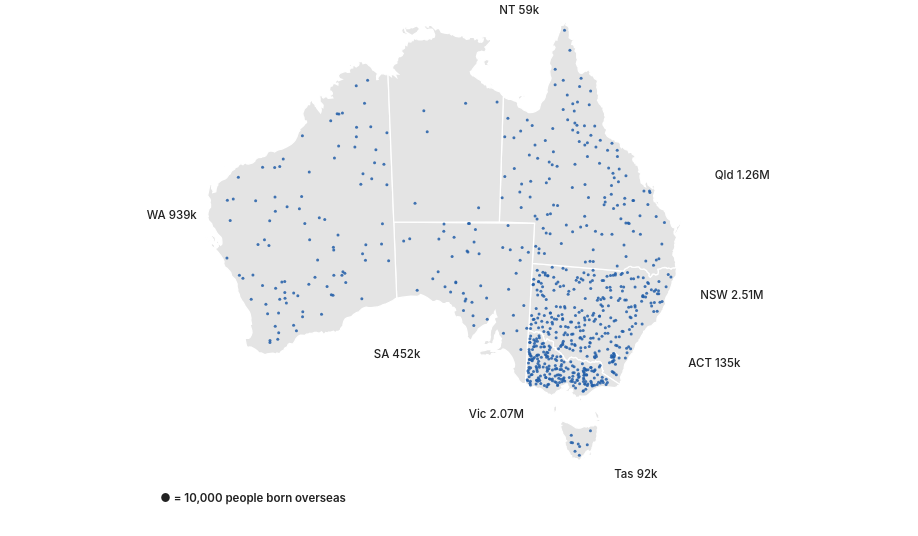

Here is the Vega-Lite specification saved for this chart:
### Vega-Lite specification from a JSON file in a GitHub repository (floating-point values rounded to 4 significant figures; data arrays with more than 128 entries replaced by an {"elided": "..."} marker saying what was removed)
{"$schema": "https://vega.github.io/schema/vega-lite/v5.json", "width": 900, "height": 520, "autosize": {"type": "pad"}, "config": {"background": null, "font": "-apple-system, BlinkMacSystemFont, Segoe UI, Helvetica, Arial, sans-serif", "padding": 4, "view": {"stroke": null}, "axis": {"labelColor": "#5c5c5c", "titleColor": "#5c5c5c", "gridColor": "#d0d0d0", "domainColor": "#d0d0d0", "tickColor": "#d0d0d0", "labelFont": "-apple-system, BlinkMacSystemFont, Segoe UI, Helvetica, Arial, sans-serif", "labelFontSize": 11, "titleFont": "-apple-system, BlinkMacSystemFont, Segoe UI, Helvetica, Arial, sans-serif", "titleFontWeight": 500}, "legend": {"labelColor": "#5c5c5c", "titleColor": "#222222", "labelFont": "-apple-system, BlinkMacSystemFont, Segoe UI, Helvetica, Arial, sans-serif", "titleFont": "-apple-system, BlinkMacSystemFont, Segoe UI, Helvetica, Arial, sans-serif", "titleFontWeight": 600, "labelFontSize": 12, "titleFontSize": 12, "symbolStrokeColor": "#ffffff"}, "text": {"color": "#222222", "font": "-apple-system, BlinkMacSystemFont, Segoe UI, Helvetica, Arial, sans-serif"}, "tooltipFormat": {"numberFormat": ",.0f"}}, "projection": {"type": "conicEqualArea", "parallels": [-18, -36], "rotate": [-134, 0]}, "params": [{"name": "per", "value": 10000, "bind": {"input": "radio", "options": [10000, 20000, 50000], "labels": ["10,000", "20,000", "50,000"], "name": "One dot = "}}, {"name": "hl", "value": "", "bind": {"input": "select", "options": ["", "Western Australia", "Victoria", "New South Wales", "Australian Capital Territory", "South Australia", "Queensland", "Northern Territory", "Tasmania"], "labels": ["All states", "Western Australia", "Victoria", "New South Wales", "Australian Capital Territory", "South Australia", "Queensland", "Northern Territory", "Tasmania"], "name": "Highlight a state "}}], "layer": [{"data": {"values": {"type": "Topology", "arcs": {"elided": "106 rows, 2810 int values in total"}, "transform": {"scale": [0.002035, 0.001652], "translate": [112.9, -43.63]}, "objects": {"states": {"type": "GeometryCollection", "geometries": [{"arcs": [[0, 1, 2, 3, 4, 5, 6, 7, 8, 9, 10, 11, 12, 13, 14, 15, 16, 17, 18, 19, 20, 21, 22, 23, 24, 25, 26, 27, 28, 29, 30, 31, 32, 33, 34, 35, 36, 37, 38, 39, 40, 41, 42, 43, 44, 45], [46]], "type": "Polygon", "properties": {"STATE_CODE": "1", "STATE_NAME": "New South Wales"}, "id": 0}, {"arcs": [[47, 48, 49, -38, 50, -36, 51, -34, 52, -32, 53, -30, 54, -28, 55, -26, 56, 57, -23, 58, -21, 59, 60, 61, -17, 62, -15, 63, -13, 64, -11, 65, -9, 66, -7, 67, -5, 68, 69, 70, -1, 71]], "type": "Polygon", "properties": {"STATE_CODE": "2", "STATE_NAME": "Victoria"}, "id": 1}, {"arcs": [[[-45, 72, -43, 73, -41, 74, 75, 76, 77]], [[78]], [[79]], [[80]], [[81]], [[82]]], "type": "MultiPolygon", "properties": {"STATE_CODE": "3", "STATE_NAME": "Queensland"}, "id": 2}, {"arcs": [[[83, 84, -48, 85]], [[86]]], "type": "MultiPolygon", "properties": {"STATE_CODE": "4", "STATE_NAME": "South Australia"}, "id": 3}, {"arcs": [[[87, 88]], [[89]], [[90]], [[91]]], "type": "MultiPolygon", "properties": {"STATE_CODE": "5", "STATE_NAME": "Western Australia"}, "id": 4}, {"arcs": [[[92]], [[93]], [[94]], [[95]], [[96]], [[97]]], "type": "MultiPolygon", "properties": {"STATE_CODE": "6", "STATE_NAME": "Tasmania"}, "id": 5}, {"arcs": [[[-77, 98, 99]], [[100]], [[101]], [[102]], [[103]], [[104]], [[105]]], "type": "MultiPolygon", "properties": {"STATE_CODE": "7", "STATE_NAME": "Northern Territory"}, "id": 6}, {"arcs": [[-47]], "type": "Polygon", "properties": {"STATE_CODE": "8", "STATE_NAME": "Australian Capital Territory"}, "id": 7}]}}}, "format": {"type": "topojson", "feature": "states"}}, "mark": {"type": "geoshape", "fill": "#e4e4e4", "stroke": "#ffffff", "strokeWidth": 1.25, "cursor": "pointer"}, "transform": [{"lookup": "properties.STATE_NAME", "from": {"data": {"values": [{"s_name": "Western Australia", "s_share": 34.1, "s_growth": 5.5, "s_os": 938900, "s_pop": 2749370, "s_top": "England", "s_topn": 211730}, {"s_name": "Victoria", "s_share": 31.7, "s_growth": 7.2, "s_os": 2072570, "s_pop": 6547820, "s_top": "India", "s_topn": 272250}, {"s_name": "New South Wales", "s_share": 31, "s_growth": 6.2, "s_os": 2510260, "s_pop": 8097060, "s_top": "China", "s_topn": 261330}, {"s_name": "Australian Capital Territory", "s_share": 29.8, "s_growth": 6.9, "s_os": 134900, "s_pop": 452510, "s_top": "India", "s_topn": 17510}, {"s_name": "South Australia", "s_share": 25.1, "s_growth": 3.9, "s_os": 452410, "s_pop": 1802600, "s_top": "England", "s_topn": 98770}, {"s_name": "Queensland", "s_share": 24.2, "s_growth": 6.2, "s_os": 1263640, "s_pop": 5215810, "s_top": "New Zealand", "s_topn": 229920}, {"s_name": "Northern Territory", "s_share": 23.9, "s_growth": 7.8, "s_os": 59240, "s_pop": 248150, "s_top": "Philippines", "s_topn": 7320}, {"s_name": "Tasmania", "s_share": 16.3, "s_growth": 5.5, "s_os": 92320, "s_pop": 567240, "s_top": "England", "s_topn": 20420}]}, "key": "s_name", "fields": ["s_name", "s_share", "s_growth", "s_os", "s_pop", "s_top", "s_topn"]}}], "params": [{"name": "hov19", "select": {"type": "point", "fields": ["s_name"], "on": "pointerover", "clear": "pointerout"}}], "encoding": {"stroke": {"condition": {"param": "hov19", "empty": false, "value": "#111111"}, "value": "#ffffff"}, "strokeWidth": {"condition": {"param": "hov19", "empty": false, "value": 2.5}, "value": 1.25}, "tooltip": [{"field": "s_name", "title": "State / territory"}, {"field": "s_share", "title": "Born overseas, 2021 (%)", "format": ".1f"}, {"field": "s_os", "title": "Overseas-born residents", "format": ","}, {"field": "s_pop", "title": "Total population, 2021", "format": ","}, {"field": "s_top", "title": "Largest overseas birthplace"}, {"field": "s_topn", "title": "Residents born there", "format": ","}, {"field": "s_growth", "title": "Change in share since 2001 (pts)", "format": "+.1f"}]}}, {"data": {"values": {"elided": "751 records"}}, "transform": [{"filter": "datum.i % (per / 10000) == 0"}], "mark": {"type": "circle", "size": 9}, "encoding": {"longitude": {"field": "lon", "type": "quantitative"}, "latitude": {"field": "lat", "type": "quantitative"}, "color": {"value": "#225ea8"}, "opacity": {"condition": {"test": "hl == '' || datum.name == hl", "value": 0.85}, "value": 0.12}}}, {"data": {"values": [{"abbr": "WA", "tot": 938900, "x": 112.5, "y": -24, "side": "l", "l": "WA 939k"}, {"abbr": "Vic", "tot": 2072570, "x": 141, "y": -40.5, "side": "l", "l": "Vic 2.07M"}, {"abbr": "NSW", "tot": 2510260, "x": 156, "y": -30, "side": "r", "l": "NSW 2.51M"}, {"abbr": "ACT", "tot": 134900, "x": 156, "y": -35.2, "side": "r", "l": "ACT 135k"}, {"abbr": "SA", "tot": 452410, "x": 131, "y": -36, "side": "l", "l": "SA 452k"}, {"abbr": "Qld", "tot": 1263640, "x": 155.5, "y": -21, "side": "r", "l": "Qld 1.26M"}, {"abbr": "NT", "tot": 59240, "x": 137.5, "y": -10, "side": "r", "l": "NT 59k"}, {"abbr": "Tas", "tot": 92320, "x": 150.5, "y": -44.5, "side": "r", "l": "Tas 92k"}]}, "transform": [{"filter": "datum.side == 'r'"}], "mark": {"type": "text", "align": "left", "fontSize": 11.5, "font": "-apple-system, BlinkMacSystemFont, Segoe UI, Helvetica, Arial, sans-serif", "fontWeight": 500, "baseline": "middle"}, "encoding": {"longitude": {"field": "x", "type": "quantitative"}, "latitude": {"field": "y", "type": "quantitative"}, "text": {"field": "l"}, "color": {"value": "#222222"}}}, {"data": {"values": [{"abbr": "WA", "tot": 938900, "x": 112.5, "y": -24, "side": "l", "l": "WA 939k"}, {"abbr": "Vic", "tot": 2072570, "x": 141, "y": -40.5, "side": "l", "l": "Vic 2.07M"}, {"abbr": "NSW", "tot": 2510260, "x": 156, "y": -30, "side": "r", "l": "NSW 2.51M"}, {"abbr": "ACT", "tot": 134900, "x": 156, "y": -35.2, "side": "r", "l": "ACT 135k"}, {"abbr": "SA", "tot": 452410, "x": 131, "y": -36, "side": "l", "l": "SA 452k"}, {"abbr": "Qld", "tot": 1263640, "x": 155.5, "y": -21, "side": "r", "l": "Qld 1.26M"}, {"abbr": "NT", "tot": 59240, "x": 137.5, "y": -10, "side": "r", "l": "NT 59k"}, {"abbr": "Tas", "tot": 92320, "x": 150.5, "y": -44.5, "side": "r", "l": "Tas 92k"}]}, "transform": [{"filter": "datum.side == 'l'"}], "mark": {"type": "text", "align": "right", "fontSize": 11.5, "font": "-apple-system, BlinkMacSystemFont, Segoe UI, Helvetica, Arial, sans-serif", "fontWeight": 500, "baseline": "middle"}, "encoding": {"longitude": {"field": "x", "type": "quantitative"}, "latitude": {"field": "y", "type": "quantitative"}, "text": {"field": "l"}, "color": {"value": "#222222"}}}, {"data": {"values": [{"x": 104, "y": -44.5}]}, "transform": [{"calculate": "'● = ' + format(per, ',') + ' people born overseas'", "as": "l"}], "mark": {"type": "text", "align": "left", "fontSize": 11.5, "font": "-apple-system, BlinkMacSystemFont, Segoe UI, Helvetica, Arial, sans-serif", "fontWeight": 600}, "encoding": {"longitude": {"field": "x", "type": "quantitative"}, "latitude": {"field": "y", "type": "quantitative"}, "text": {"field": "l"}, "color": {"value": "#222222"}}}, {"data": {"values": [{"type": "Feature", "properties": {}, "geometry": {"type": "MultiPoint", "coordinates": [[101, -8], [168, -8], [168, -46], [101, -46]]}}]}, "mark": {"type": "geoshape", "opacity": 0, "filled": false, "strokeOpacity": 0}}], "background": "#ffffff"}
